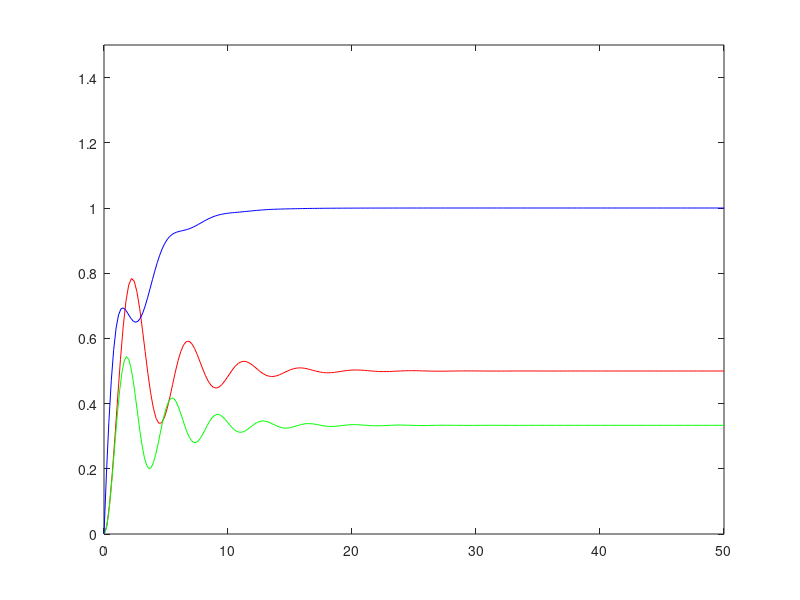

Here is the MATLAB script that generated this plot:
% Controllers
%these are the additional transfer function based on the requirement
% these help to attain the requirement as soon as possible

%eg : PID, FOPID, Fuzzy PID, Adaptive, SMC, Neuro Fuzzy

%controllers are really viral in obtaining thw required response

%%PID Proportional Integrational and derivative Controllers

%the basic funtion is to take the error and to minimize the error

close all;
clear all;
clc;

s = tf('s');

m=1;
f=0.5;
k=2;

sys = 1/(m*s^2 + f*s + k);
%openloop response
[y,t] = step(sys,50);
%creating a closed loop system
closed_sys = feedback(sys , 1);
[y_c,t_c] = step(closed_sys,50);
%creating the PID controller
kP =1;
kI = 1;
kD = 1;

cont = kP + kI/s + kD*s;

%closed loop system with controller
cont_sys = feedback(series(cont, sys), 1);
[y_co,t_co] = step(cont_sys,50);

plot(t,y,'r');
hold on;
plot(t_c,y_c,'g');
hold on;
plot(t_co,y_co,'b');
ylim([0,1.5])
